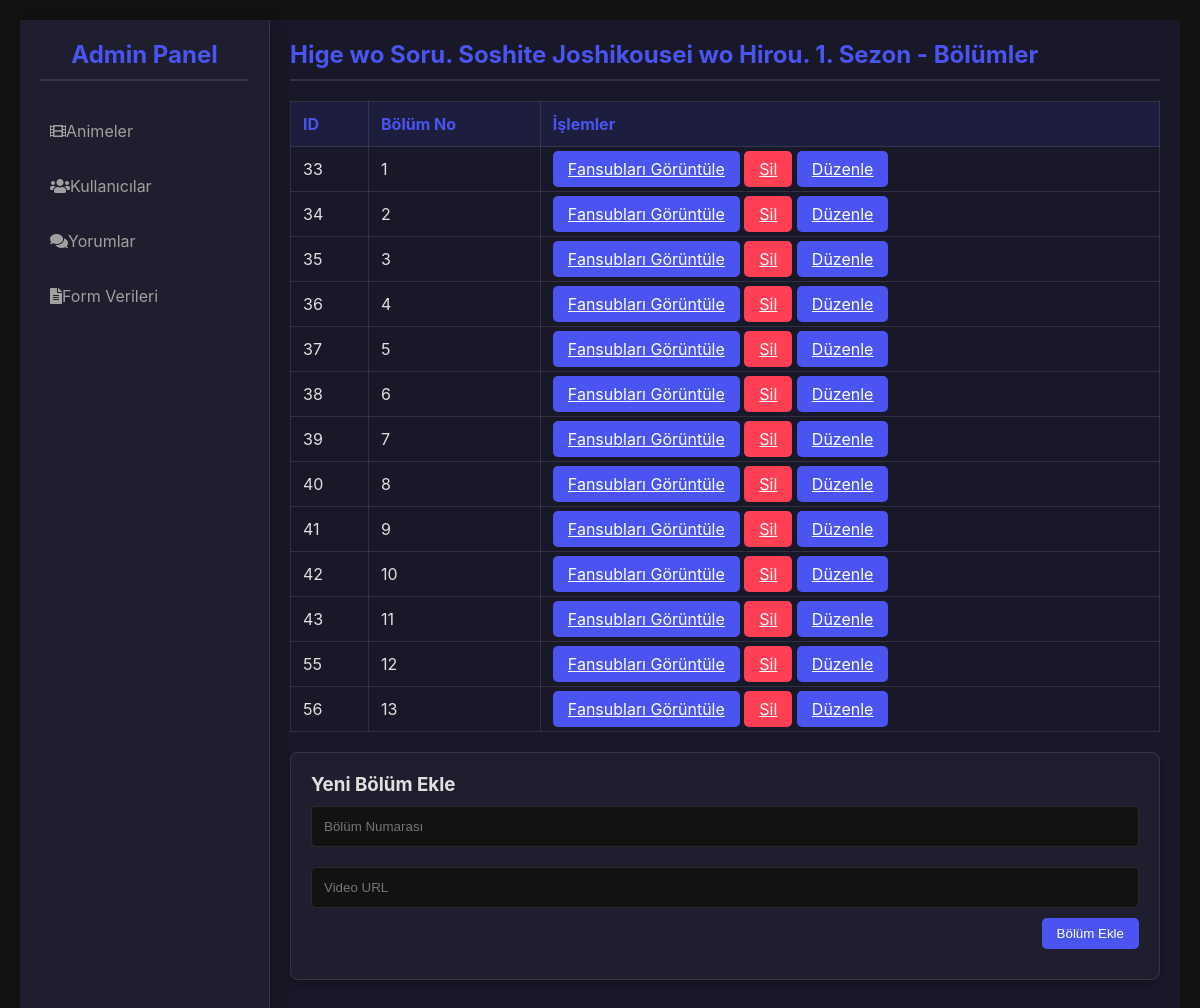
The app's page /admin.php?action=view_episodes&anime_id=5 with its own data.
### tables this page shows
CREATE TABLE `animes` (
  `id` int(11) NOT NULL,
  `name` varchar(255) NOT NULL,
  `genre` varchar(255) NOT NULL,
  `description` text NOT NULL,
  `image_url` varchar(255) NOT NULL,
  `created_at` timestamp NOT NULL DEFAULT current_timestamp(),
  `episode_count` int(11) NOT NULL
);

CREATE TABLE `episodes` (
  `id` int(11) NOT NULL,
  `anime_id` int(11) NOT NULL,
  `episode_number` int(11) NOT NULL,
  `video_url` varchar(255) NOT NULL,
  `created_at` timestamp NOT NULL DEFAULT current_timestamp()
);

### admin.php (the view, shortened to what this page needs)
<?php
include 'db.php';
$action = isset($_GET['action']) ? $_GET['action'] : '';
$anime_id = isset($_GET['anime_id']) ? (int)$_GET['anime_id'] : 0;
$episode_id = isset($_GET['episode_id']) ? (int)$_GET['episode_id'] : 0;
$fansub_id = isset($_GET['fansub_id']) ? (int)$_GET['fansub_id'] : 0;
$fansub_link_id = isset($_GET['fansub_link_id']) ? (int)$_GET['fansub_link_id'] : 0;
$comment_id = isset($_GET['comment_id']) ? (int)$_GET['comment_id'] : 0;
$user_id = isset($_GET['user_id']) ? (int)$_GET['user_id'] : 0;
if ($action == '') {
    $stmt = $pdo->query("SELECT * FROM animes");
    $animes = $stmt->fetchAll(PDO::FETCH_ASSOC);
} elseif ($action == 'view_episodes' && $anime_id > 0) {
    $stmt = $pdo->prepare("SELECT * FROM animes WHERE id = ?");
    $stmt->execute([$anime_id]);
    $anime = $stmt->fetch(PDO::FETCH_ASSOC);
    $stmt = $pdo->prepare("SELECT * FROM episodes WHERE anime_id = ?");
    $stmt->execute([$anime_id]);
    $episodes = $stmt->fetchAll(PDO::FETCH_ASSOC);
} elseif ($action == 'view_users') {
    $stmt = $pdo->query("SELECT * FROM users");
    $users = $stmt->fetchAll(PDO::FETCH_ASSOC);
} elseif ($action == 'view_comments') {
    $stmt = $pdo->query("SELECT comments.*, animes.name AS anime_name, users.username AS user_name FROM comments JOIN animes ON comments.anime_id = animes.id JOIN users ON comments.user_id = users.id");
    $comments = $stmt->fetchAll(PDO::FETCH_ASSOC);
} elseif ($action == 'edit_anime' && $anime_id > 0) {
    $stmt = $pdo->prepare("SELECT * FROM animes WHERE id = ?");
    $stmt->execute([$anime_id]);
    $anime = $stmt->fetch(PDO::FETCH_ASSOC);
} elseif ($action == 'edit_episode' && $episode_id > 0) {
    $stmt = $pdo->prepare("SELECT * FROM episodes WHERE id = ?");
    $stmt->execute([$episode_id]);
    $episode = $stmt->fetch(PDO::FETCH_ASSOC);
} elseif ($action == 'edit_fansub' && $fansub_id > 0) {
    $stmt = $pdo->prepare("SELECT * FROM fansubs WHERE id = ?");
    $stmt->execute([$fansub_id]);
    $fansub = $stmt->fetch(PDO::FETCH_ASSOC);
} elseif ($action == 'edit_fansub_link' && $fansub_link_id > 0) {
    $stmt = $pdo->prepare("SELECT * FROM fansub_links WHERE id = ?");
    $stmt->execute([$fansub_link_id]);
    $fansub_link = $stmt->fetch(PDO::FETCH_ASSOC);
} elseif ($action == 'edit_user' && $user_id > 0) {
    $stmt = $pdo->prepare("SELECT * FROM users WHERE id = ?");
    $stmt->execute([$user_id]);
    $user = $stmt->fetch(PDO::FETCH_ASSOC);
} elseif ($action == 'edit_comment' && $comment_id > 0) {
    $stmt = $pdo->prepare("SELECT * FROM comments WHERE id = ?");
    $stmt->execute([$comment_id]);
    $comment = $stmt->fetch(PDO::FETCH_ASSOC);
} elseif ($action == 'view_forms') {
    $stmt = $pdo->query("SELECT * FROM form");
    $forms = $stmt->fetchAll(PDO::FETCH_ASSOC);
}
?>
<!DOCTYPE html>
<html>
<head>
</head>
<!DOCTYPE html>
<html lang="en">
<head>
    <link href="https://cdnjs.cloudflare.com/ajax/libs/font-awesome/5.15.3/css/all.min.css" rel="stylesheet">
</head>
<body>
    <div class="container">
        <aside class="sidebar">
            <h2>Admin Panel</h2>
            <nav>
                <ul>
                    <li><a href="admin.php"><i class="fas fa-film"></i> Animeler</a></li>
                    <li><a href="admin.php?action=view_users"><i class="fas fa-users"></i> Kullanıcılar</a></li>
                    <li><a href="admin.php?action=view_comments"><i class="fas fa-comments"></i> Yorumlar</a></li>
                    <li><a href="admin.php?action=view_forms"><i class="fas fa-file-alt"></i> Form Verileri</a></li>
                </ul>
            </nav>
        </aside>
        <main class="main-content">
            <section class="content">
                <?php if ($action == ''): ?>
                    <h2>Animeler</h2>
                    <div class="table-wrapper">
                        <table>
                            <thead>
                                <tr>
                                    <th>ID</th>
                                    <th>Ad</th>
                                    <th>Tür</th>
                                    <th>İşlemler</th>
                                </tr>
                            </thead>
                            <tbody>
                                <?php foreach ($animes as $anime): ?>
                                <tr>
                                    <td><?= $anime['id'] ?></td>
                                    <td><?= htmlspecialchars($anime['name']) ?></td>
                                    <td><?= htmlspecialchars($anime['genre']) ?></td>
                                    <td>
                                        <a href="admin.php?action=view_episodes&anime_id=<?= $anime['id'] ?>" class="btn">Görüntüle</a>
                                         <div>.</div>
                                        <a href="admin.php?delete=<?= $anime['id'] ?>&type=anime" class="btn delete">Sil</a>
                                        <div>.</div>
                                        <a href="admin.php?action=edit_anime&anime_id=<?= $anime['id'] ?>" class="btn">Düzenle</a>
                                    </td>
                                </tr>
                                <?php endforeach; ?>
                            </tbody>
                        </table>
                    </div>
                    <div class="form-container">
                        <h3>Yeni Anime Ekle</h3>
                        <form action="admin.php" method="POST">
                            <input type="text" name="name" placeholder="Anime Adı" required><br>
                            <input type="text" name="genre" placeholder="Tür" required><br>
                            <textarea name="description" placeholder="Açıklama" required></textarea><br>
                            <input type="text" name="image_url" placeholder="Görsel URL" required><br>
                            <input type="number" name="episode_count" placeholder="Bölüm Sayısı" required><br>
                            <div class="form-actions">
                                <button type="submit" name="add_anime" class="btn">Anime Ekle</button>
                            </div>
                        </form>
                    </div>
                <?php elseif ($action == 'view_episodes' && $anime_id > 0): ?>
                    <h2><?= htmlspecialchars($anime['name']) ?> - Bölümler</h2>
                    <div class="table-wrapper">
                        <table>
                            <thead>
                                <tr>
                                    <th>ID</th>
                                    <th>Bölüm No</th>
                                    <th>İşlemler</th>
                                </tr>
                            </thead>
                            <tbody>
                                <?php foreach ($episodes as $episode): ?>
                                <tr>
                                    <td><?= $episode['id'] ?></td>
                                    <td><?= $episode['episode_number'] ?></td>
                                    <td>
                                        <a href="admin.php?action=view_fansubs&episode_id=<?= $episode['id'] ?>&anime_id=<?= $anime_id ?>" class="btn">Fansubları Görüntüle</a>
                                        <a href="admin.php?delete=<?= $episode['id'] ?>&type=episode" class="btn delete">Sil</a>
                                        <a href="admin.php?action=edit_episode&episode_id=<?= $episode['id'] ?>&anime_id=<?= $anime_id ?>" class="btn">Düzenle</a>
                                    </td>
                                </tr>
                                <?php endforeach; ?>
                            </tbody>
                        </table>
                    </div>
                    <div class="form-container">
                        <h3>Yeni Bölüm Ekle</h3>
                        <form action="admin.php?action=view_episodes&anime_id=<?= $anime_id ?>" method="POST">
                            <input type="number" name="episode_number" placeholder="Bölüm Numarası" required><br>
                            <input type="text" name="video_url" placeholder="Video URL" required><br>
                            <div class="form-actions">
                                <button type="submit" name="add_episode" class="btn">Bölüm Ekle</button>
                            </div>
                        </form>
                    </div>
                <?php endif; ?>
            </section>
        </main>
    </div>
</body>
</html>

### admin.php (style rules this page uses)
.sidebar { background: rgba(255, 255, 255, 0.1); backdrop-filter: blur(10px); border-right: 1px solid rgba(255, 255, 255, 0.125); }
body { font-family: Arial, sans-serif; margin: 20px; }
* { margin: 0; padding: 0; box-sizing: border-box; }
body { font-family: 'Inter', 'Arial', sans-serif; background-color: #121212; color: #e0e0e0; display: flex; height: 100vh; }
.container { display: flex; width: 100%; }
.sidebar { width: 250px; background-color: #1e1e2e; padding: 20px; border-right: 1px solid rgba(255,255,255,0.1); box-shadow: 5px 0 15px rgba(0,0,0,0.2); }
.sidebar h2 { text-align: center; margin-bottom: 30px; color: #4a54f1; }
.sidebar nav ul { list-style: none; }
.sidebar nav ul li { margin: 15px 0; }
.sidebar nav ul li a { color: #a0a0a0; text-decoration: none; display: flex; align-items: center; padding: 10px; border-radius: 5px; transition: all 0.3s ease; }
.main-content { flex: 1; padding: 20px; background-color: #181828; overflow-y: auto; }
h2 { font-size: 24px; margin-bottom: 20px; border-bottom: 2px solid rgba(255,255,255,0.1); padding-bottom: 10px; color: #4a54f1; }
.table-wrapper { margin-top: 20px; }
table { width: 100%; border-collapse: collapse; margin-bottom: 20px; }
table, th, td { border: 1px solid rgba(255,255,255,0.1); }
th, td { padding: 12px; text-align: left; color: #e0e0e0; }
th { background-color: rgba(74,84,241,0.1); color: #4a54f1; }
.btn { background-color: #4a54f1; color: white; padding: 8px 15px; border: none; border-radius: 5px; cursor: pointer; margin-bottom: 10px; transition: all 0.3s ease; }
.btn.delete { background-color: #ff4054; }
.form-container { background-color: #1e1e2e; padding: 20px; border-radius: 8px; margin-bottom: 20px; border: 1px solid rgba(255,255,255,0.1); box-shadow: 0 4px 6px rgba(0,0,0,0.2); }
input[type="text"], input[type="number"], input[type="email"], textarea { width: 100%; padding: 12px; margin: 10px 0; border: 1px solid rgba(255,255,255,0.1); border-radius: 5px; background-color: #121212; color: #e0e0e0; transition: all 0.3s ease; }
.form-actions { display: flex; justify-content: flex-end; }

### records on screen
animes: name "Hige wo Soru. Soshite Joshikousei wo Hirou. 1. Sezon"
episodes: id "33", episode_number "1"
episodes: id "34", episode_number "2"
episodes: id "35", episode_number "3"
episodes: id "36", episode_number "4"
episodes: id "37", episode_number "5"
episodes: id "38", episode_number "6"
episodes: id "39", episode_number "7"
episodes: id "40", episode_number "8"
episodes: id "41", episode_number "9"
episodes: id "42", episode_number "10"
episodes: id "43", episode_number "11"
episodes: id "55", episode_number "12"
episodes: id "56", episode_number "13"
